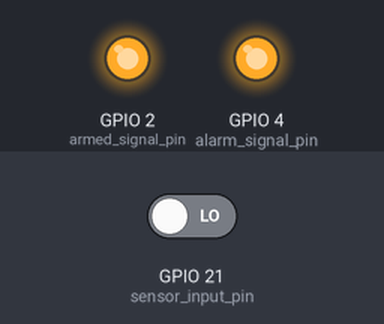
Bench run of a sketch on a simulated ESP32. On the bench: output pins drawn as LEDs (lit = HIGH). Dashed ring = blinking. Inputs (shaded band) come from the test bench; at power-on: GPIO 21 (sensor_input_pin) LOW. WiFi joins after 1.5 s; servers stay silent unless stated; no MQTT or app messages arrive unless stated; what the sketch prints to the serial monitor is not drawn.

Above: at 1.6 s.
2.8 s: GPIO 21 (sensor_input_pin) driven HIGH
At 3.2 s:
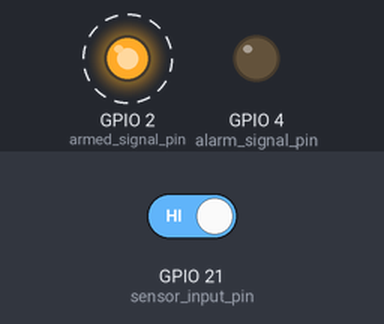
5.8 s: GPIO 21 (sensor_input_pin) driven LOW
At 6.9 s:
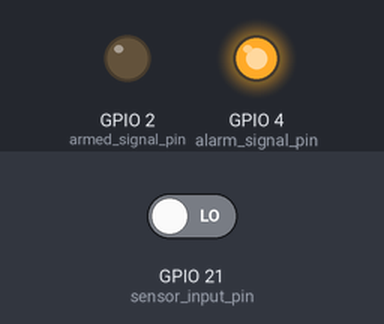
Timing chart, 0 to 18.8 s (numbered marks = the images above; inputs shaded):
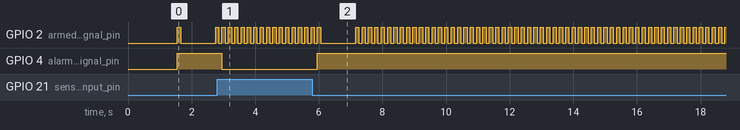

The sketch:

07_aws.ino
```cpp
#include "aws.h"

const int armed_signal_pin = 2;
const int alarm_signal_pin = 4;
const int sensor_input_pin = 21;

int previous_door_state = 0;


void setup() {
  pinMode(armed_signal_pin, OUTPUT);
  pinMode(alarm_signal_pin, OUTPUT);
  pinMode(sensor_input_pin, INPUT);
  Serial.begin(9600);

  awsConnect();
}

void loop() {
  // Determine if doors are open
  int door_opened = abs(1 - digitalRead(sensor_input_pin));

  // Control alarm led
  digitalWrite(alarm_signal_pin, door_opened);

  // Blink armed signal led
  digitalWrite(armed_signal_pin, HIGH);
  delay(100);
  digitalWrite(armed_signal_pin, LOW);
  delay(100);

  if (!previous_door_state && door_opened) {

     awsPublishMessage("Door opened");
     delay(1000);
  }

  awsSyncClient();

  previous_door_state = door_opened;

}
```

aws.h
```cpp
#include "secrets.h"
#include <WiFiClientSecure.h>
#include <MQTTClient.h>
#include <ArduinoJson.h>

// The MQTT topics that this device should publish/subscribe
#define AWS_IOT_PUBLISH_TOPIC   "esp32/pub"
#define AWS_IOT_SUBSCRIBE_TOPIC "esp32/sub"

WiFiClientSecure net = WiFiClientSecure();
MQTTClient client = MQTTClient(256);

void messageHandler(String &topic, String &payload) {
  Serial.println("incoming: " + topic + " - " + payload);

//  StaticJsonDocument<200> doc;
//  deserializeJson(doc, payload);
//  const char* message = doc["message"];
}

void awsConnect()
{
  WiFi.mode(WIFI_STA);
  WiFi.begin(WIFI_SSID, WIFI_PASSWORD);

  Serial.println("Connecting to Wi-Fi\n");

  while (WiFi.status() != WL_CONNECTED){
    delay(500);
    Serial.print(".");
  }

  Serial.println("Connecting to Wi-Fi - success");

  // Configure WiFiClientSecure to use the AWS IoT device credentials
  net.setCACert(AWS_CERT_CA);
  net.setCertificate(AWS_CERT_CRT);
  net.setPrivateKey(AWS_CERT_PRIVATE);

  // Connect to the MQTT broker on the AWS endpoint we defined earlier
  client.begin(AWS_IOT_ENDPOINT, 8883, net);

  // Create a message handler
  client.onMessage(messageHandler);

  Serial.println("Connecting to AWS IOT");

  while (!client.connect(THINGNAME)) {
    Serial.print(".");
    delay(100);
  }

  if(!client.connected()){
    Serial.println("AWS IoT Timeout!");
    return;
  }

  // Subscribe to a topic
  client.subscribe(AWS_IOT_SUBSCRIBE_TOPIC);

  Serial.println("AWS IoT Connected!");
}

void awsPublishMessage(String message)
{
  StaticJsonDocument<200> doc;
  doc["time"] = millis();
  doc["message"] = message;
  char jsonBuffer[512];
  serializeJson(doc, jsonBuffer); // print to client

  Serial.println("Publishing a message");
  Serial.println(message);
  client.publish(AWS_IOT_PUBLISH_TOPIC, jsonBuffer);
}

void awsSyncClient()
{
  client.loop();
}
```

secrets.h
```cpp
#include <pgmspace.h>

#define SECRET
#define THINGNAME ""

const char WIFI_SSID[] = "";
const char WIFI_PASSWORD[] = "";
const char AWS_IOT_ENDPOINT[] = "xxx.amazonaws.com";

// Amazon Root CA 1
static const char AWS_CERT_CA[] PROGMEM = R"EOF(
-----BEGIN CERTIFICATE-----
-----END CERTIFICATE-----
)EOF";

// Device Certificate
static const char AWS_CERT_CRT[] PROGMEM = R"KEY(
-----BEGIN CERTIFICATE-----
-----END CERTIFICATE-----
)KEY";

// Device Private Key
static const char AWS_CERT_PRIVATE[] PROGMEM = R"KEY(
-----BEGIN RSA PRIVATE KEY-----
-----END RSA PRIVATE KEY-----
)KEY";
```

Measured:
- after the input at 2.8 s, GPIO 4 (alarm_signal_pin): HIGH → LOW after 0.15 s
- after the input at 5.8 s, GPIO 4 (alarm_signal_pin): LOW → HIGH after 0.16 s
